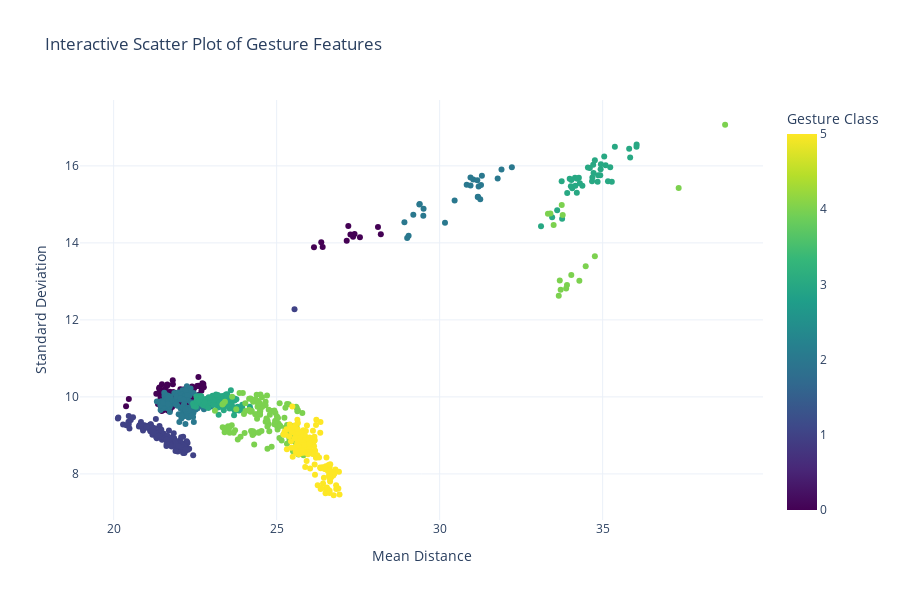
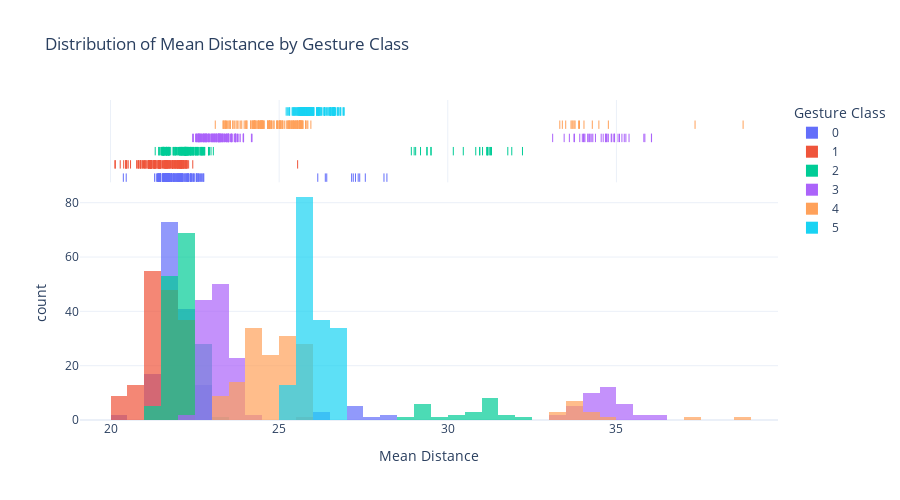
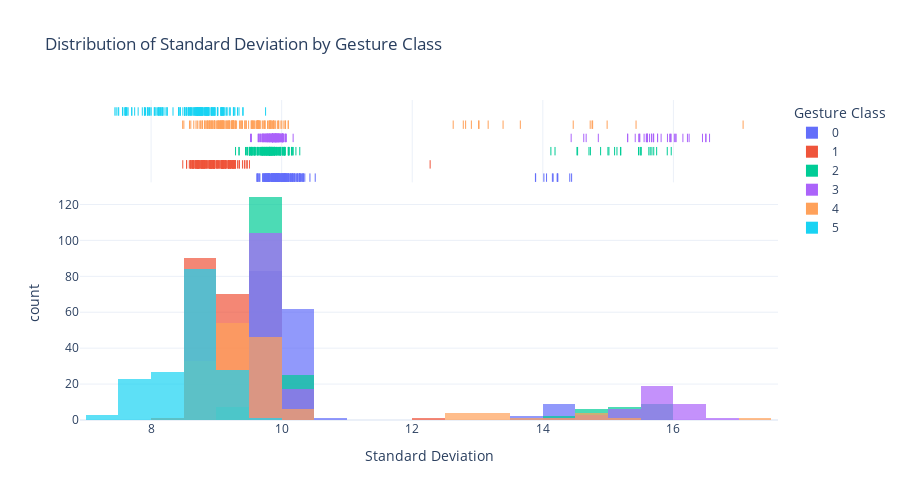

The code cell stored with these charts, in order, in its notebook:
### Code cell
# Interactive Visualization Dashboard using Plotly

# Interactive scatter plot
fig_scatter = px.scatter(features_df, x='mean_distance', y='std_dev', color='label',
                         title='Interactive Scatter Plot of Gesture Features',
                         labels={'mean_distance': 'Mean Distance', 
                                'std_dev': 'Standard Deviation',
                                'label': 'Gesture Class'},
                         hover_data=['filename'],
                         color_continuous_scale='viridis')

fig_scatter.update_layout(
    width=900,
    height=600,
    template='plotly_white'
)

fig_scatter.show()

# Interactive histogram for mean_distance
fig_hist_mean = px.histogram(features_df, x='mean_distance', color='label', 
                             marginal='rug', opacity=0.7,
                             title='Distribution of Mean Distance by Gesture Class',
                             labels={'mean_distance': 'Mean Distance', 
                                    'label': 'Gesture Class'})

fig_hist_mean.update_layout(
    width=900,
    height=500,
    template='plotly_white',
    barmode='overlay'
)

fig_hist_mean.show()

# Interactive histogram for std_dev
fig_hist_std = px.histogram(features_df, x='std_dev', color='label', 
                           marginal='rug', opacity=0.7,
                           title='Distribution of Standard Deviation by Gesture Class',
                           labels={'std_dev': 'Standard Deviation', 
                                  'label': 'Gesture Class'})

fig_hist_std.update_layout(
    width=900,
    height=500,
    template='plotly_white',
    barmode='overlay'
)

fig_hist_std.show()

# Summary of key findings
print("\nSummary of Key Findings:")
print("1. Feature distributions and their relationship with gesture classes")
print("2. Correlation between features")
print("3. Visual separability of classes in the feature space")

### Figure 1 — Plotly figure (JSON) as saved in the notebook; plotly's stock layout.template omitted (floating-point values rounded to 4 significant figures; data arrays with more than 128 entries replaced by an {"elided": "..."} marker saying what was removed)
{"data": [{"customdata": {"elided": "982x1 str values"}, "hovertemplate": "Mean Distance=%{x}<br>Standard Deviation=%{y}<br>filename=%{customdata[0]}<br>Gesture Class=%{marker.color}<extra></extra>", "legendgroup": "", "marker": {"color": {"elided": "982 int values"}, "coloraxis": "coloraxis", "symbol": "circle"}, "mode": "markers", "name": "", "orientation": "v", "showlegend": false, "type": "scatter", "x": {"elided": "982 float values"}, "xaxis": "x", "y": {"elided": "982 float values"}, "yaxis": "y"}], "layout": {"coloraxis": {"colorbar": {"title": {"text": "Gesture Class"}}, "colorscale": [[0, "#440154"], [0.1111, "#482878"], [0.2222, "#3e4989"], [0.3333, "#31688e"], [0.4444, "#26828e"], [0.5556, "#1f9e89"], [0.6667, "#35b779"], [0.7778, "#6ece58"], [0.8889, "#b5de2b"], [1, "#fde725"]]}, "height": 600, "legend": {"tracegroupgap": 0}, "title": {"text": "Interactive Scatter Plot of Gesture Features"}, "width": 900, "xaxis": {"anchor": "y", "domain": [0, 1], "title": {"text": "Mean Distance"}}, "yaxis": {"anchor": "x", "domain": [0, 1], "title": {"text": "Standard Deviation"}}}}

### Figure 2 — Plotly figure (JSON) as saved in the notebook; plotly's stock layout.template omitted (floating-point values rounded to 4 significant figures; data arrays with more than 128 entries replaced by an {"elided": "..."} marker saying what was removed)
{"data": [{"bingroup": "x", "hovertemplate": "Gesture Class=0<br>Mean Distance=%{x}<br>count=%{y}<extra></extra>", "legendgroup": "0", "marker": {"color": "#636efa", "opacity": 0.7, "pattern": {"shape": ""}}, "name": "0", "orientation": "v", "showlegend": true, "type": "histogram", "x": {"elided": "157 float values"}, "xaxis": "x", "yaxis": "y"}, {"boxpoints": "all", "fillcolor": "rgba(255,255,255,0)", "hoveron": "points", "hovertemplate": "Gesture Class=0<br>Mean Distance=%{x}<extra></extra>", "jitter": 0, "legendgroup": "0", "line": {"color": "rgba(255,255,255,0)"}, "marker": {"color": "#636efa", "symbol": "line-ns-open"}, "name": "0", "showlegend": false, "type": "box", "x": {"elided": "157 float values"}, "xaxis": "x2", "yaxis": "y2"}, {"bingroup": "x", "hovertemplate": "Gesture Class=1<br>Mean Distance=%{x}<br>count=%{y}<extra></extra>", "legendgroup": "1", "marker": {"color": "#EF553B", "opacity": 0.7, "pattern": {"shape": ""}}, "name": "1", "orientation": "v", "showlegend": true, "type": "histogram", "x": {"elided": "163 float values"}, "xaxis": "x", "yaxis": "y"}, {"boxpoints": "all", "fillcolor": "rgba(255,255,255,0)", "hoveron": "points", "hovertemplate": "Gesture Class=1<br>Mean Distance=%{x}<extra></extra>", "jitter": 0, "legendgroup": "1", "line": {"color": "rgba(255,255,255,0)"}, "marker": {"color": "#EF553B", "symbol": "line-ns-open"}, "name": "1", "showlegend": false, "type": "box", "x": {"elided": "163 float values"}, "xaxis": "x2", "yaxis": "y2"}, {"bingroup": "x", "hovertemplate": "Gesture Class=2<br>Mean Distance=%{x}<br>count=%{y}<extra></extra>", "legendgroup": "2", "marker": {"color": "#00cc96", "opacity": 0.7, "pattern": {"shape": ""}}, "name": "2", "orientation": "v", "showlegend": true, "type": "histogram", "x": {"elided": "180 float values"}, "xaxis": "x", "yaxis": "y"}, {"boxpoints": "all", "fillcolor": "rgba(255,255,255,0)", "hoveron": "points", "hovertemplate": "Gesture Class=2<br>Mean Distance=%{x}<extra></extra>", "jitter": 0, "legendgroup": "2", "line": {"color": "rgba(255,255,255,0)"}, "marker": {"color": "#00cc96", "symbol": "line-ns-open"}, "name": "2", "showlegend": false, "type": "box", "x": {"elided": "180 float values"}, "xaxis": "x2", "yaxis": "y2"}, {"bingroup": "x", "hovertemplate": "Gesture Class=3<br>Mean Distance=%{x}<br>count=%{y}<extra></extra>", "legendgroup": "3", "marker": {"color": "#ab63fa", "opacity": 0.7, "pattern": {"shape": ""}}, "name": "3", "orientation": "v", "showlegend": true, "type": "histogram", "x": {"elided": "160 float values"}, "xaxis": "x", "yaxis": "y"}, {"boxpoints": "all", "fillcolor": "rgba(255,255,255,0)", "hoveron": "points", "hovertemplate": "Gesture Class=3<br>Mean Distance=%{x}<extra></extra>", "jitter": 0, "legendgroup": "3", "line": {"color": "rgba(255,255,255,0)"}, "marker": {"color": "#ab63fa", "symbol": "line-ns-open"}, "name": "3", "showlegend": false, "type": "box", "x": {"elided": "160 float values"}, "xaxis": "x2", "yaxis": "y2"}, {"bingroup": "x", "hovertemplate": "Gesture Class=4<br>Mean Distance=%{x}<br>count=%{y}<extra></extra>", "legendgroup": "4", "marker": {"color": "#FFA15A", "opacity": 0.7, "pattern": {"shape": ""}}, "name": "4", "orientation": "v", "showlegend": true, "type": "histogram", "x": {"elided": "156 float values"}, "xaxis": "x", "yaxis": "y"}, {"boxpoints": "all", "fillcolor": "rgba(255,255,255,0)", "hoveron": "points", "hovertemplate": "Gesture Class=4<br>Mean Distance=%{x}<extra></extra>", "jitter": 0, "legendgroup": "4", "line": {"color": "rgba(255,255,255,0)"}, "marker": {"color": "#FFA15A", "symbol": "line-ns-open"}, "name": "4", "showlegend": false, "type": "box", "x": {"elided": "156 float values"}, "xaxis": "x2", "yaxis": "y2"}, {"bingroup": "x", "hovertemplate": "Gesture Class=5<br>Mean Distance=%{x}<br>count=%{y}<extra></extra>", "legendgroup": "5", "marker": {"color": "#19d3f3", "opacity": 0.7, "pattern": {"shape": ""}}, "name": "5", "orientation": "v", "showlegend": true, "type": "histogram", "x": {"elided": "166 float values"}, "xaxis": "x", "yaxis": "y"}, {"boxpoints": "all", "fillcolor": "rgba(255,255,255,0)", "hoveron": "points", "hovertemplate": "Gesture Class=5<br>Mean Distance=%{x}<extra></extra>", "jitter": 0, "legendgroup": "5", "line": {"color": "rgba(255,255,255,0)"}, "marker": {"color": "#19d3f3", "symbol": "line-ns-open"}, "name": "5", "showlegend": false, "type": "box", "x": {"elided": "166 float values"}, "xaxis": "x2", "yaxis": "y2"}], "layout": {"barmode": "overlay", "height": 500, "legend": {"title": {"text": "Gesture Class"}, "tracegroupgap": 0}, "title": {"text": "Distribution of Mean Distance by Gesture Class"}, "width": 900, "xaxis": {"anchor": "y", "domain": [0, 1], "title": {"text": "Mean Distance"}}, "xaxis2": {"anchor": "y2", "domain": [0, 1], "matches": "x", "showgrid": true, "showticklabels": false}, "yaxis": {"anchor": "x", "domain": [0, 0.7326], "title": {"text": "count"}}, "yaxis2": {"anchor": "x2", "domain": [0.7426, 1], "matches": "y2", "showgrid": false, "showline": false, "showticklabels": false, "ticks": ""}}}

### Figure 3 — Plotly figure (JSON) as saved in the notebook; plotly's stock layout.template omitted (floating-point values rounded to 4 significant figures; data arrays with more than 128 entries replaced by an {"elided": "..."} marker saying what was removed)
{"data": [{"bingroup": "x", "hovertemplate": "Gesture Class=0<br>Standard Deviation=%{x}<br>count=%{y}<extra></extra>", "legendgroup": "0", "marker": {"color": "#636efa", "opacity": 0.7, "pattern": {"shape": ""}}, "name": "0", "orientation": "v", "showlegend": true, "type": "histogram", "x": {"elided": "157 float values"}, "xaxis": "x", "yaxis": "y"}, {"boxpoints": "all", "fillcolor": "rgba(255,255,255,0)", "hoveron": "points", "hovertemplate": "Gesture Class=0<br>Standard Deviation=%{x}<extra></extra>", "jitter": 0, "legendgroup": "0", "line": {"color": "rgba(255,255,255,0)"}, "marker": {"color": "#636efa", "symbol": "line-ns-open"}, "name": "0", "showlegend": false, "type": "box", "x": {"elided": "157 float values"}, "xaxis": "x2", "yaxis": "y2"}, {"bingroup": "x", "hovertemplate": "Gesture Class=1<br>Standard Deviation=%{x}<br>count=%{y}<extra></extra>", "legendgroup": "1", "marker": {"color": "#EF553B", "opacity": 0.7, "pattern": {"shape": ""}}, "name": "1", "orientation": "v", "showlegend": true, "type": "histogram", "x": {"elided": "163 float values"}, "xaxis": "x", "yaxis": "y"}, {"boxpoints": "all", "fillcolor": "rgba(255,255,255,0)", "hoveron": "points", "hovertemplate": "Gesture Class=1<br>Standard Deviation=%{x}<extra></extra>", "jitter": 0, "legendgroup": "1", "line": {"color": "rgba(255,255,255,0)"}, "marker": {"color": "#EF553B", "symbol": "line-ns-open"}, "name": "1", "showlegend": false, "type": "box", "x": {"elided": "163 float values"}, "xaxis": "x2", "yaxis": "y2"}, {"bingroup": "x", "hovertemplate": "Gesture Class=2<br>Standard Deviation=%{x}<br>count=%{y}<extra></extra>", "legendgroup": "2", "marker": {"color": "#00cc96", "opacity": 0.7, "pattern": {"shape": ""}}, "name": "2", "orientation": "v", "showlegend": true, "type": "histogram", "x": {"elided": "180 float values"}, "xaxis": "x", "yaxis": "y"}, {"boxpoints": "all", "fillcolor": "rgba(255,255,255,0)", "hoveron": "points", "hovertemplate": "Gesture Class=2<br>Standard Deviation=%{x}<extra></extra>", "jitter": 0, "legendgroup": "2", "line": {"color": "rgba(255,255,255,0)"}, "marker": {"color": "#00cc96", "symbol": "line-ns-open"}, "name": "2", "showlegend": false, "type": "box", "x": {"elided": "180 float values"}, "xaxis": "x2", "yaxis": "y2"}, {"bingroup": "x", "hovertemplate": "Gesture Class=3<br>Standard Deviation=%{x}<br>count=%{y}<extra></extra>", "legendgroup": "3", "marker": {"color": "#ab63fa", "opacity": 0.7, "pattern": {"shape": ""}}, "name": "3", "orientation": "v", "showlegend": true, "type": "histogram", "x": {"elided": "160 float values"}, "xaxis": "x", "yaxis": "y"}, {"boxpoints": "all", "fillcolor": "rgba(255,255,255,0)", "hoveron": "points", "hovertemplate": "Gesture Class=3<br>Standard Deviation=%{x}<extra></extra>", "jitter": 0, "legendgroup": "3", "line": {"color": "rgba(255,255,255,0)"}, "marker": {"color": "#ab63fa", "symbol": "line-ns-open"}, "name": "3", "showlegend": false, "type": "box", "x": {"elided": "160 float values"}, "xaxis": "x2", "yaxis": "y2"}, {"bingroup": "x", "hovertemplate": "Gesture Class=4<br>Standard Deviation=%{x}<br>count=%{y}<extra></extra>", "legendgroup": "4", "marker": {"color": "#FFA15A", "opacity": 0.7, "pattern": {"shape": ""}}, "name": "4", "orientation": "v", "showlegend": true, "type": "histogram", "x": {"elided": "156 float values"}, "xaxis": "x", "yaxis": "y"}, {"boxpoints": "all", "fillcolor": "rgba(255,255,255,0)", "hoveron": "points", "hovertemplate": "Gesture Class=4<br>Standard Deviation=%{x}<extra></extra>", "jitter": 0, "legendgroup": "4", "line": {"color": "rgba(255,255,255,0)"}, "marker": {"color": "#FFA15A", "symbol": "line-ns-open"}, "name": "4", "showlegend": false, "type": "box", "x": {"elided": "156 float values"}, "xaxis": "x2", "yaxis": "y2"}, {"bingroup": "x", "hovertemplate": "Gesture Class=5<br>Standard Deviation=%{x}<br>count=%{y}<extra></extra>", "legendgroup": "5", "marker": {"color": "#19d3f3", "opacity": 0.7, "pattern": {"shape": ""}}, "name": "5", "orientation": "v", "showlegend": true, "type": "histogram", "x": {"elided": "166 float values"}, "xaxis": "x", "yaxis": "y"}, {"boxpoints": "all", "fillcolor": "rgba(255,255,255,0)", "hoveron": "points", "hovertemplate": "Gesture Class=5<br>Standard Deviation=%{x}<extra></extra>", "jitter": 0, "legendgroup": "5", "line": {"color": "rgba(255,255,255,0)"}, "marker": {"color": "#19d3f3", "symbol": "line-ns-open"}, "name": "5", "showlegend": false, "type": "box", "x": {"elided": "166 float values"}, "xaxis": "x2", "yaxis": "y2"}], "layout": {"barmode": "overlay", "height": 500, "legend": {"title": {"text": "Gesture Class"}, "tracegroupgap": 0}, "title": {"text": "Distribution of Standard Deviation by Gesture Class"}, "width": 900, "xaxis": {"anchor": "y", "domain": [0, 1], "title": {"text": "Standard Deviation"}}, "xaxis2": {"anchor": "y2", "domain": [0, 1], "matches": "x", "showgrid": true, "showticklabels": false}, "yaxis": {"anchor": "x", "domain": [0, 0.7326], "title": {"text": "count"}}, "yaxis2": {"anchor": "x2", "domain": [0.7426, 1], "matches": "y2", "showgrid": false, "showline": false, "showticklabels": false, "ticks": ""}}}
